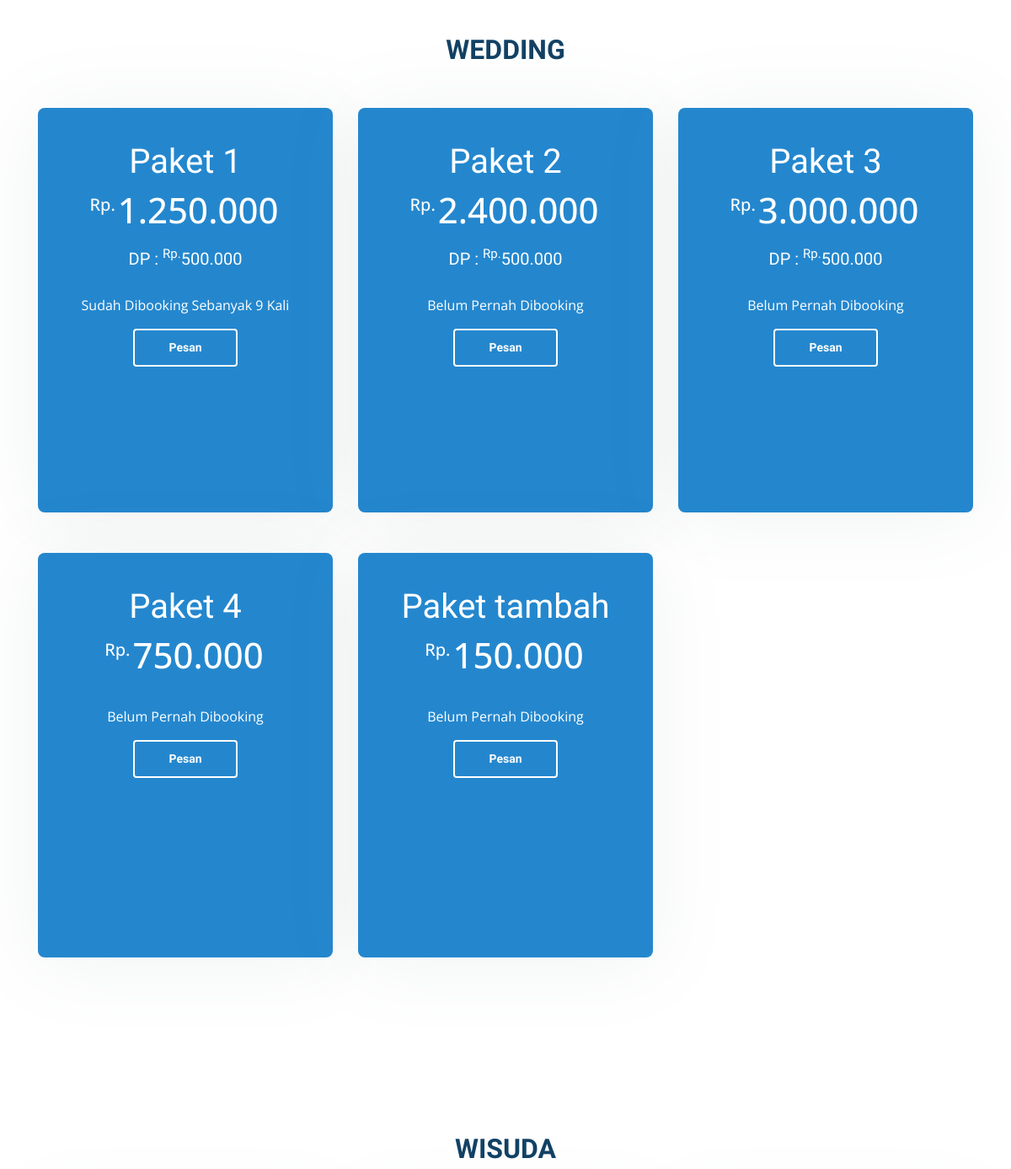
The app's page / (middle part), older data.
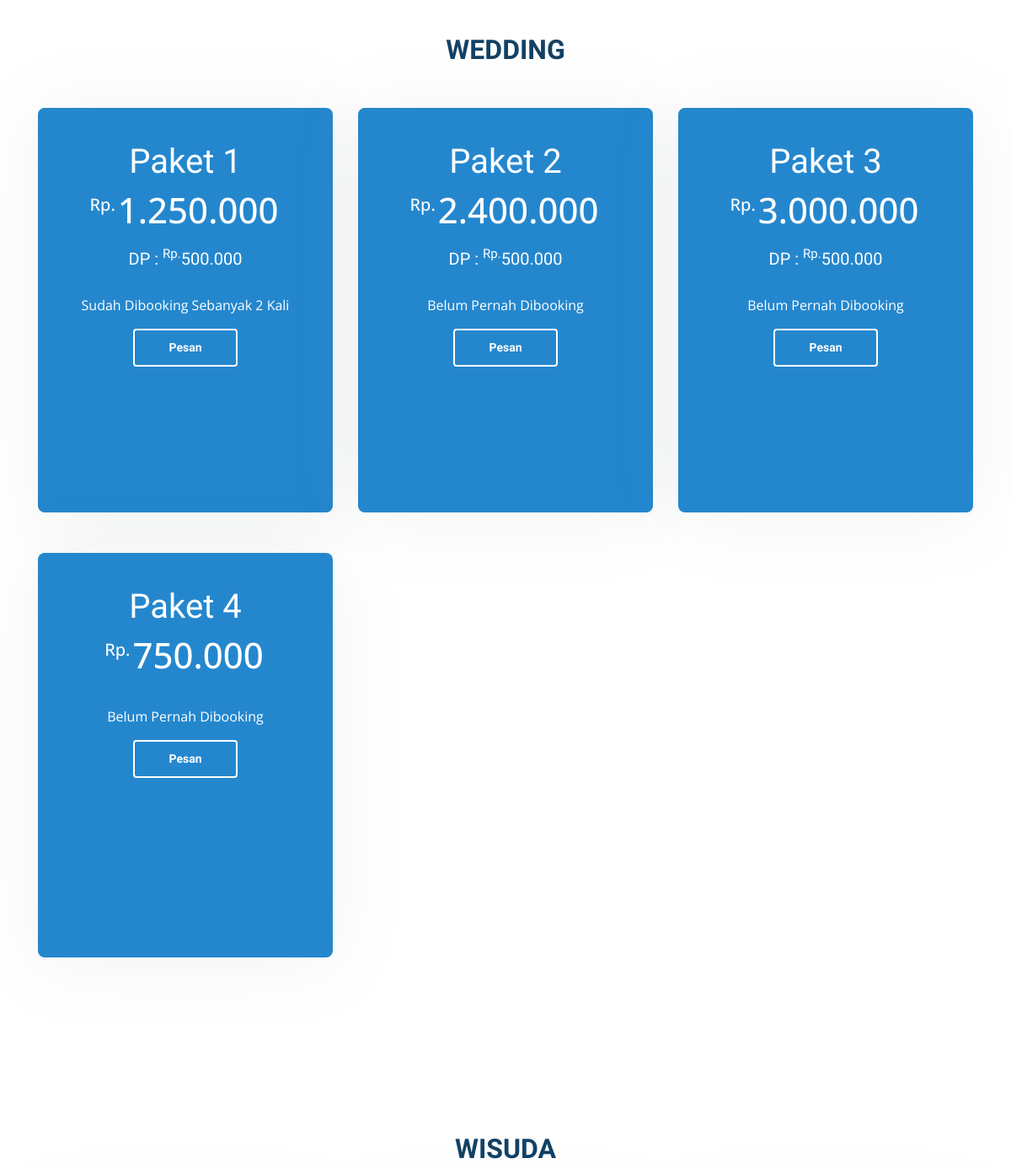
The same page, newer data.
### tables this page shows
CREATE TABLE `tb_makeup` (
  `id_makeup` int(11) NOT NULL AUTO_INCREMENT,
  `nm_makeup` varchar(50) NOT NULL,
  `deskripsi` text NOT NULL,
  PRIMARY KEY (`id_makeup`)
);

CREATE TABLE `tb_paket_makeup` (
  `id_paket` int(11) NOT NULL AUTO_INCREMENT,
  `id_makeup` int(11) NOT NULL,
  `nm_paket` varchar(100) NOT NULL,
  `harga_paket` int(11) NOT NULL,
  `deskripsi` text,
  `batas_booking_per_hari` int(11) NOT NULL,
  `biaya_dp` int(11) NOT NULL,
  `foto` text NOT NULL,
  `jumlah_orang` int(11) NOT NULL DEFAULT '1',
  PRIMARY KEY (`id_paket`)
);

### application/core/MY_Controller.php (called while the page is built, shortened)
<?php
class MY_Controller extends CI_Controller
{
	public function view_frontend($view, $data = null)
	{
		$this->load->view('user/templateFrontend/header');
		$this->load->view('user/templateFrontend/navbar');
		$this->load->view($view, $data);
		$this->load->view('user/templateFrontend/footer');
	}
}

### application/controllers/user/Dashboard.php (called while the page is built, shortened)
<?php
class Dashboard extends MY_Controller
{
	public function index()
	{
		$data['makeup'] = $this->makeupModel->getAll();
		$data_makeup = $this->makeupModel->getAll();
		foreach ($data_makeup as $no => $makeup) {
			$data['makeup'][$no]->paket = new stdClass();
			$data['makeup'][$no]->paket = $this->paketMakeupModel->getByMakeup($makeup->id_makeup);
		}
		$this->view_frontend('user/dashboard', $data);
	}
}

### index.php (called while the page is built, shortened)
<?php
require_once BASEPATH.'core/CodeIgniter.php';

### application/models/Backend/Makeup_Model.php (called while the page is built, shortened)
<?php defined('BASEPATH') or exit('No direct script access allowed');
class Makeup_Model extends CI_Model
{
	private $_table = "tb_makeup";
	public function getAll()
	{
		return $this->db->get($this->_table)->result();
	}
}

### application/models/Backend/Paket_Makeup_Model.php (called while the page is built, shortened)
<?php defined('BASEPATH') or exit('No direct script access allowed');
class Paket_Makeup_Model extends CI_Model
{
	public function getByMakeup($id_makeup)
	{
		return $this->db->query("Select
									tb_paket_makeup.*,
									(SELECT COUNT(*)
									FROM tb_booking WHERE tb_booking.id_paket = tb_paket_makeup.id_paket AND tb_booking.status IN ('Sudah Bayar DP', 'Sudah Lunas')) AS jumlah_booking
									 FROM tb_paket_makeup WHERE tb_paket_makeup.id_makeup = " . $id_makeup)->result();
	}
}

### application/views/user/dashboard.php (the view, shortened to what this page needs)
<main id="main">
    <?php foreach ($makeup as $mp) : ?>
        <section id="pricing" class="pricing">
            <div class="container" data-aos="fade-up">
                <div class="section-title">
                    <h2><?= $mp->nm_makeup ?></h2>
                </div>
                <div class="row">
                    <?php foreach ($mp->paket as $paket) : ?>
                        <div class="col-lg-4 col-md-6 mt-4 mt-md-0 mb-5" data-aos="zoom-in" data-aos-delay="100">
                            <div class="box featured" style="height: 30rem;">
                                <h1 style="color: white;"><?= $paket->nm_paket ?></h1>
                                <h4><sup>Rp.</sup><?= number_format($paket->harga_paket, '0', ',', '.') ?></h4>
                                <?php if ($paket->biaya_dp > 0) { ?>
                                    <h5 style="color: white;">DP : <sup>Rp.</sup><?= number_format($paket->biaya_dp, '0', ',', '.') ?></h5>
                                <?php }  ?>
                                <div class="btn-wrap">
                                    <p style="color: white;">
                                        <?php
                                            if($paket->jumlah_booking == 0)
                                            {
                                        ?>
                                                Belum Pernah Dibooking
                                        <?php
                                            }
                                            else
                                            {
                                        ?>
                                            Sudah Dibooking Sebanyak <?=$paket->jumlah_booking?> Kali
                                        <?php
                                            }
                                        ?>
                                    </p>
                                    <a href="<?php echo base_url('booking/') . $paket->id_paket ?>" class="btn-buy">Pesan</a>
                                </div>
                            </div>
                        </div>
                    <?php endforeach; ?>
                </div>
            </div>
        </section>
    <?php endforeach; ?>
</main>

Row changes from the older to the newer data that the page shows:
removed tb_paket_makeup: nm_paket "Paket tambah", harga_paket "150.000", shows "Belum Pernah Dibooking", shown under tb_makeup "WEDDING"
changed tb_paket_makeup "Paket 1": jumlah_booking "9" → "2"
